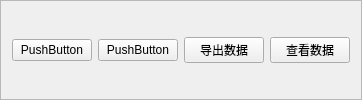
               <widget class="QFrame" name="frame_shuju">
                <property name="frameShape">
                 <enum>QFrame::StyledPanel</enum>
                </property>
                <property name="frameShadow">
                 <enum>QFrame::Sunken</enum>
                </property>
                <layout class="QGridLayout" name="gridLayout_14">
                 <item row="0" column="0">
                  <widget class="QPushButton" name="pushButton_2">
                   <property name="text">
                    <string>PushButton</string>
                   </property>
                  </widget>
                 </item>
                 <item row="0" column="1">
                  <widget class="QPushButton" name="pushButton_3">
                   <property name="text">
                    <string>PushButton</string>
                   </property>
                  </widget>
                 </item>
                 <item row="0" column="2">
                  <widget class="QPushButton" name="pb_export">
                   <property name="text">
                    <string>导出数据</string>
                   </property>
                  </widget>
                 </item>
                 <item row="0" column="3">
                  <widget class="QPushButton" name="pbCGCS_watch_data">
                   <property name="text">
                    <string>查看数据</string>
                   </property>
                  </widget>
                 </item>
                </layout>
               </widget>
